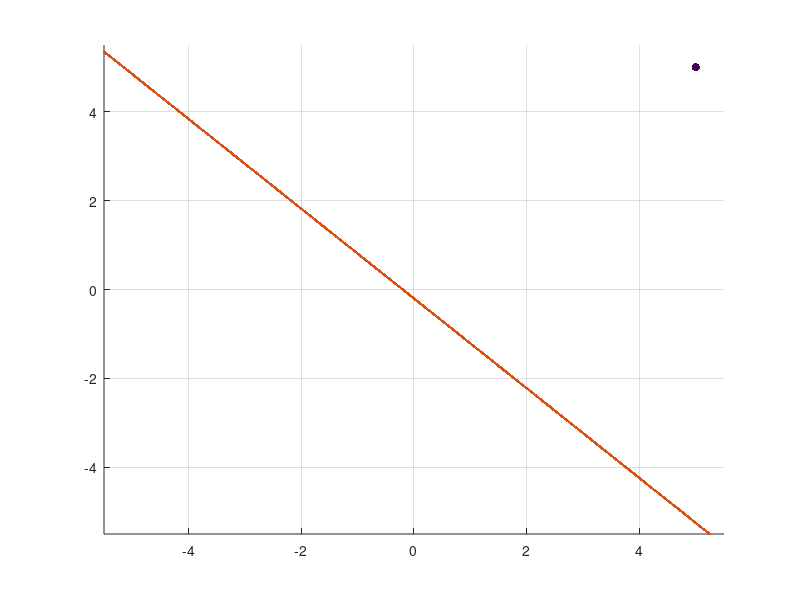

Reproduce this figure in MATLAB. (Note: this script raises an error after producing the figure.)
%Perceptrons Algorithm 
%Daniel Rodriguez Soto
%University of Guadalajara 
%08/31/21

clear
close all
clc

n = input('Integer number of points for training for two class \n');
if numel(n)>1
    error('It is not an integer ')
end
n = round(abs(n));
% Input vectors of training data
X = [];
% Desired output vector
d = [];
for i=1:n
    X(i,1) = input('Data Class 1 in coord x (-5 to 5) \n');
    if or(X(i,1)>5,X(i,1)<-5)
        disp('Out of range')
        while(or(X(i,1)>5,X(i,1)<-5))
            X(i,1) = input('Data Class 1 in coord x (-5 to 5) \n');
        end
    end
    X(i,2) = input('Data Class 1 in coord y (-5 to 5) \n');
    if or(X(i,2)>5,X(i,2)<-5)
        disp('Out of range')
        while(or(X(i,2)>5,X(i,2)<-5))
            X(i,2) = input('Data Class 1 in coord y (-5 to 5) \n');
        end
    end
    d(i) = 1;
end
for i=n+1:n+n
    X(i,1) = input('Data Class 2 in coord x (-5 to 5) \n');
    if or(X(i,1)>5,X(i,1)<-5)
                disp('Out of range')
        while(or(X(i,1)>5,X(i,1)<-5))
            X(i,1) = input('Data Class 2 in coord x (-5 to 5) \n');
        end
    end
    X(i,2) = input('Data Class 2 in coord y (-5 to 5) \n');
    if or(X(i,2)>5,X(i,2)<-5)
                disp('Out of range')
        while(or(X(i,2)>5,X(i,2)<-5))
            X(i,2) = input('Data Class 2 in coord y (-5 to 5) \n');
        end
    end
    d(i) = -1;
end
d = d';
clc;

figure()
scatter(X(:,1),X(:,2),[],d,'filled')
grid on
xlim([-5.5 5.5])
ylim([-5.5 5.5])

X = [X,ones(length(d),1)];

%Random initial weights and display them
w = rand(3,1);
disp('Initial random weight vector is:');
disp(w');

%Initialize learning rate and epochs
lr = input('Learning rate \n');
epochs = input('Number of max epochs \n');

kk=0;
% w*X1'
%Training 
while(1)
    error=0;
    for i=1:size(X,1)
        x=X(i,:)';
        net=w'*x;
        % Ouput of perceptron computed
        o(i)=sign(net);
        err=d(i)-o(i);
        error=error+err;
        errorplot(kk+1)= error;
        % Weight change using perceptron rule
        w=w+lr*err*x;
        kk=kk+1;
        
        scatter(X(:,1),X(:,2),[],d,'filled')
        grid on
        xlim([-5.5 5.5])
        ylim([-5.5 5.5])
        hold on
        xw = -5.5:0.01:5.5;
        yw = -(w(1)/w(2))*xw - (w(3)/w(2));
        scatter(xw,yw,'.');
        hold off
        drawnow
        pause(1)
    end
    if (error==0)
        disp('Convergence')
        disp('Weight');
        disp(w');
        disp('Epochs');
        disp(kk);
        disp('Errors');
        disp(errorplot);
        disp('Error');
        disp(error);
        figure ()
        bar((1:kk),errorplot)
        title('Epochs vs Error ')
        xlabel('Epochs')
        ylabel('Error')
        break;
    end
    while(epochs<kk)
        disp('Convergence')
        disp('Weight');
        disp(w');
        disp('Epochs');
        disp(kk);
        disp('Errors');
        disp(errorplot);
        disp('Error');
        disp(sum(errorplot^2));
        figure ()
        bar((1:kk),errorplot)
        title('Epochs vs Error ')
        xlabel('Epochs')
        ylabel('Error')
    end
end
